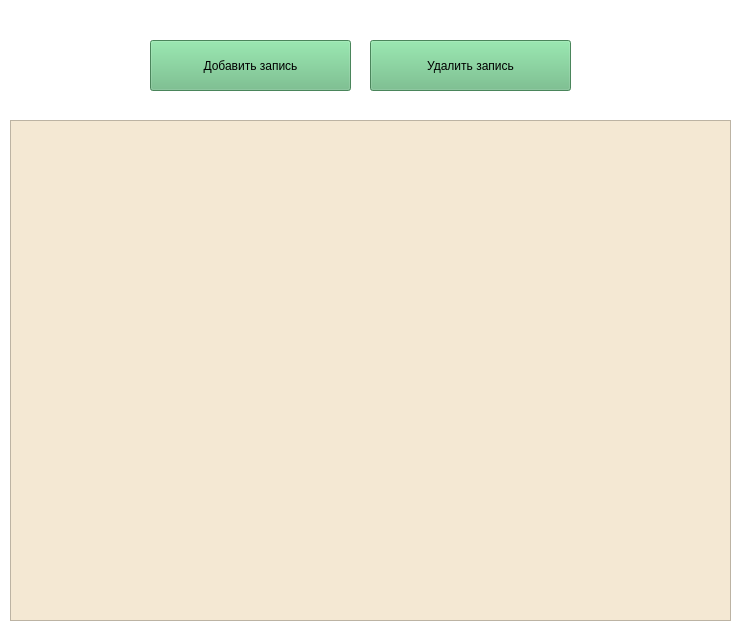
<?xml version="1.0" encoding="UTF-8"?>
<ui version="4.0">
 <class>Form</class>
 <widget class="QWidget" name="Form">
  <property name="geometry">
   <rect>
    <x>0</x>
    <y>0</y>
    <width>753</width>
    <height>630</height>
   </rect>
  </property>
  <property name="minimumSize">
   <size>
    <width>100</width>
    <height>100</height>
   </size>
  </property>
  <property name="windowTitle">
   <string>Заказики</string>
  </property>
  <property name="windowIcon">
   <iconset>
    <normaloff>../../../Downloads/free-icon-open-book-2702134.png</normaloff>../../../Downloads/free-icon-open-book-2702134.png</iconset>
  </property>
  <property name="styleSheet">
   <string notr="true">background-color: rgb(255, 255, 255);</string>
  </property>
  <widget class="QPushButton" name="pushButton">
   <property name="geometry">
    <rect>
     <x>150</x>
     <y>40</y>
     <width>201</width>
     <height>51</height>
    </rect>
   </property>
   <property name="styleSheet">
    <string notr="true">font: 12pt &quot;Segoe UI&quot;;

background-color: rgb(103, 186, 128);</string>
   </property>
   <property name="text">
    <string>Добавить запись</string>
   </property>
  </widget>
  <widget class="QLabel" name="label">
   <property name="geometry">
    <rect>
     <x>20</x>
     <y>10</y>
     <width>121</width>
     <height>101</height>
    </rect>
   </property>
   <property name="minimumSize">
    <size>
     <width>100</width>
     <height>100</height>
    </size>
   </property>
   <property name="styleSheet">
    <string notr="true">font: 18pt &quot;Impact&quot;;</string>
   </property>
   <property name="text">
    <string/>
   </property>
   <property name="pixmap">
    <pixmap>../../../Downloads/free-icon-open-book-2702134.png</pixmap>
   </property>
   <property name="scaledContents">
    <bool>true</bool>
   </property>
  </widget>
  <widget class="QTableWidget" name="tableWidget">
   <property name="geometry">
    <rect>
     <x>10</x>
     <y>120</y>
     <width>721</width>
     <height>501</height>
    </rect>
   </property>
   <property name="styleSheet">
    <string notr="true">background-color: rgb(244, 232, 211);
font: 12pt &quot;Segoe UI&quot;;</string>
   </property>
   <property name="verticalScrollBarPolicy">
    <enum>Qt::ScrollBarAsNeeded</enum>
   </property>
   <property name="horizontalScrollBarPolicy">
    <enum>Qt::ScrollBarAsNeeded</enum>
   </property>
   <property name="editTriggers">
    <set>QAbstractItemView::NoEditTriggers</set>
   </property>
   <property name="showGrid">
    <bool>false</bool>
   </property>
   <attribute name="horizontalHeaderVisible">
    <bool>false</bool>
   </attribute>
   <attribute name="horizontalHeaderDefaultSectionSize">
    <number>250</number>
   </attribute>
   <attribute name="verticalHeaderVisible">
    <bool>false</bool>
   </attribute>
   <attribute name="verticalHeaderDefaultSectionSize">
    <number>100</number>
   </attribute>
  </widget>
  <widget class="QPushButton" name="pushButton_2">
   <property name="geometry">
    <rect>
     <x>370</x>
     <y>40</y>
     <width>201</width>
     <height>51</height>
    </rect>
   </property>
   <property name="styleSheet">
    <string notr="true">font: 12pt &quot;Segoe UI&quot;;

background-color: rgb(103, 186, 128);</string>
   </property>
   <property name="text">
    <string>Удалить запись</string>
   </property>
  </widget>
 </widget>
 <resources/>
 <connections/>
</ui>
